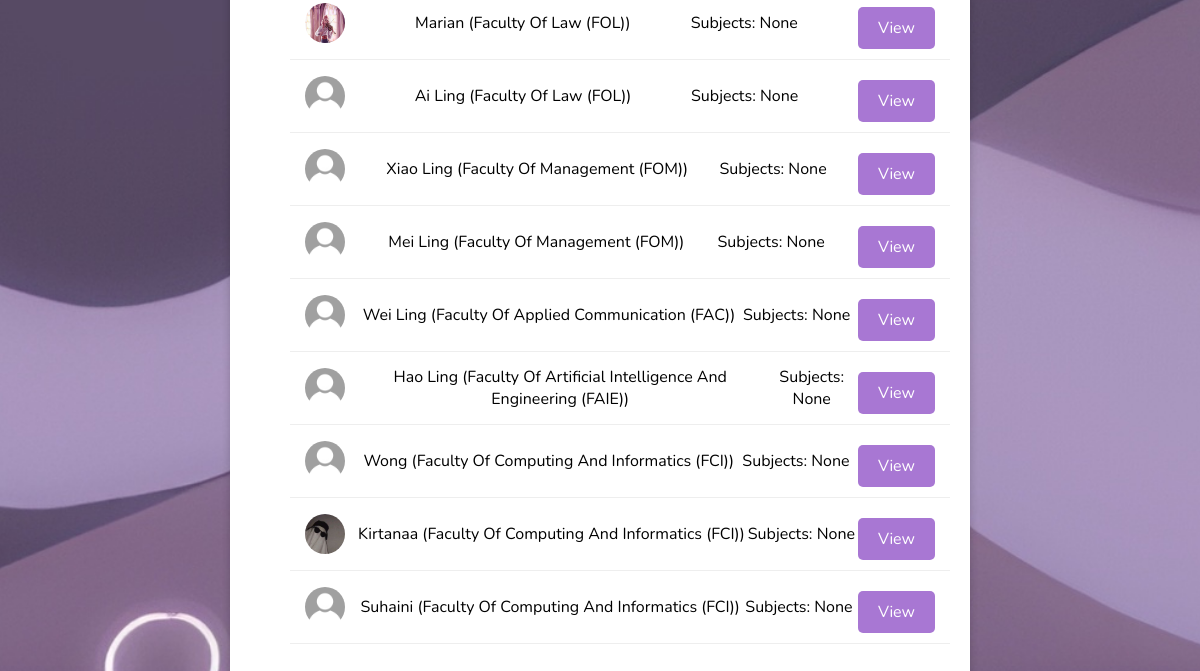
/search_users (lower part), run on an earlier commit of the app's database.
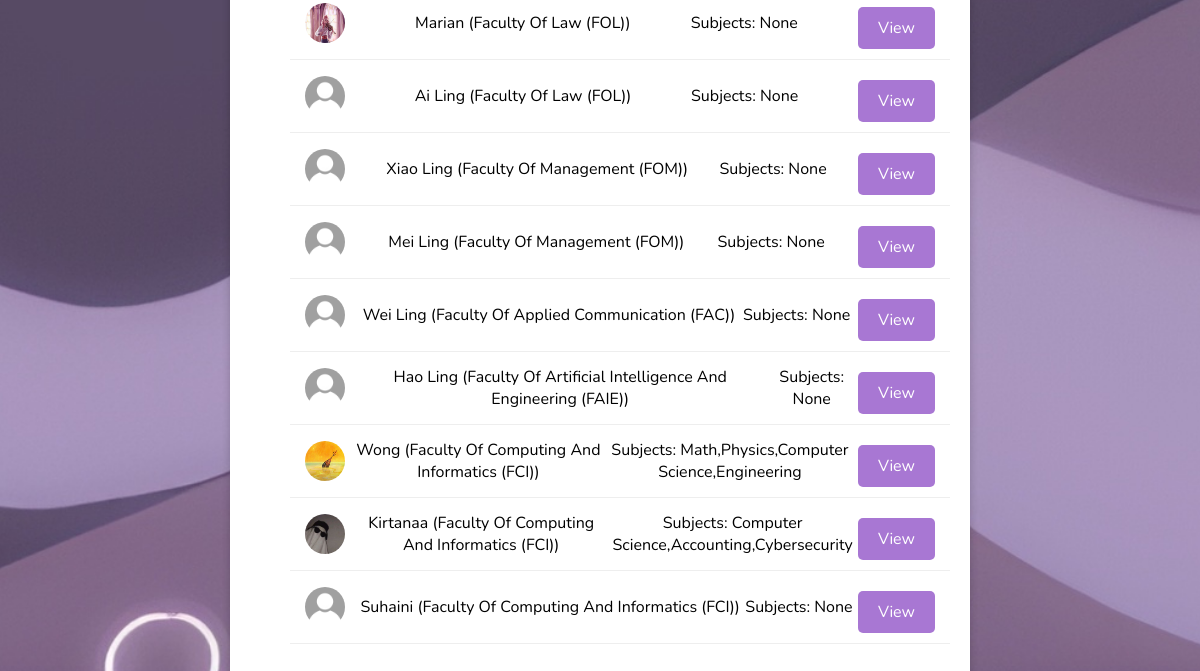
And on a later commit of the database.
### app.py (models this page shows)
class User(db.Model):
    id = db.Column(db.Integer, primary_key=True)
    username = db.Column(db.String(50), unique=True, nullable=False)
    password = db.Column(db.String(50), nullable=False)
    faculty = db.Column(db.String(50), nullable=False)
    student_id = db.Column(db.String(50), unique=True, nullable=False)
    user_email = db.Column(db.String(50), unique=True, nullable=False)
    mmu_email = db.Column(db.String(50), unique=True, nullable=True)
    bio = db.Column(db.Text, nullable=True)
    avatar = db.Column(db.String(200), nullable=True)
    background = db.Column(db.String(200), nullable=True)
    preferred_subjects = db.Column(db.String(100), nullable=True)
    verified = db.Column(db.Boolean, default=False)
    status = db.Column(db.String(20), default='active')
    created_at = db.Column(db.DateTime, default=datetime.utcnow)
    admin = db.Column(db.Boolean, default=False)
    mmu_email_updated_at = db.Column(db.DateTime, nullable=True)

### app.py (the view)
@app.route("/search_users")
def search_users():
    faculty = request.args.get("faculty", "").strip()
    subject = request.args.get("subject", "").strip()
    query = User.query
    if faculty:
        query = query.filter(User.faculty.ilike(faculty))
    if subject:
        query = query.filter(User.preferred_subjects.ilike(f"%{subject}%"))
    users = query.all()
    return render_template(
        "search.html",
        users=users,
        faculty=faculty,
        subject=subject
    )

### templates/search.html (shortened to what this page needs)
<!DOCTYPE html>
<html>
<head>
    <link rel="stylesheet" href="{{ url_for('static', filename='Style.css') }}">
</head>
<body>
<div class="search-results">
    <ul>
        {% for user in users %}
        <li class="user-card">
            <img src="{{ url_for('static', filename=user.avatar) if user.avatar else url_for('static', filename='default_avatar.jpg') }}" alt="{{ user.username }}'s avatar" class="avatar">
            <span>{{ user.username }} ({{ user.faculty }})</span>
            <span>Subjects: {{ user.preferred_subjects or "None" }}</span>
            <a href="{{ url_for('display_profile', user_id=user.id) }}" class="btn">View</a>
        </li>
        {% else %}
            <li>No users found.</li>
        {% endfor %}
    </ul>
</div>
</body>
</html>

What changed in the data, as far as the page shows it:
changed User "Wong": avatar: picture added in place of a placeholder; preferred_subjects "None" → "Math,Physics,Computer Science,Engineering"
changed User "Kirtanaa": preferred_subjects "None" → "Computer Science,Accounting,Cybersecurity"
